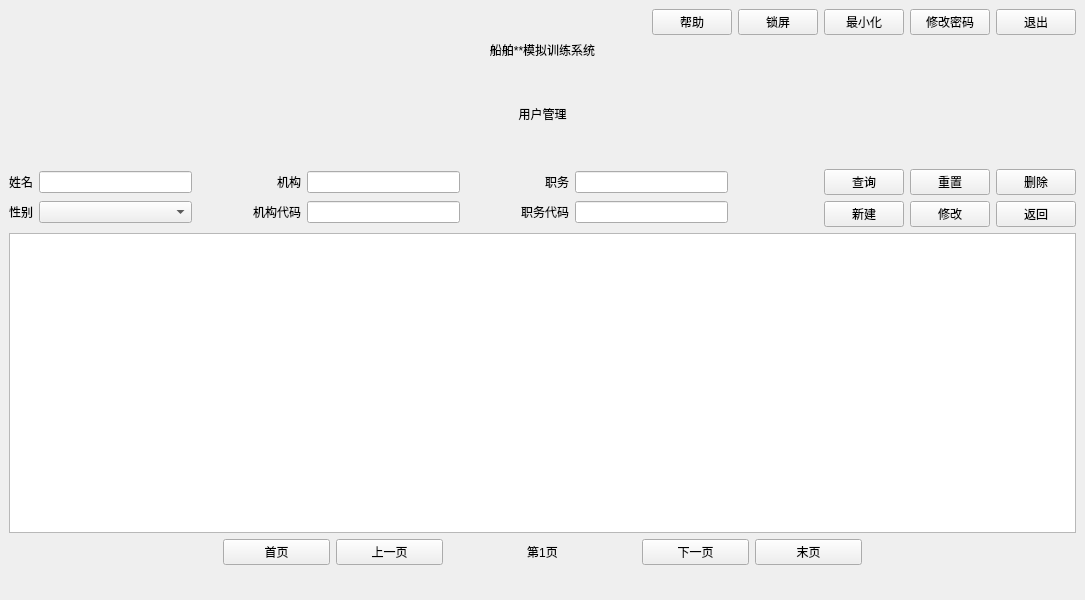
<?xml version="1.0" encoding="UTF-8"?>
<ui version="4.0">
 <class>mainmenu</class>
 <widget class="QMainWindow" name="mainmenu">
  <property name="windowModality">
   <enum>Qt::NonModal</enum>
  </property>
  <property name="geometry">
   <rect>
    <x>0</x>
    <y>0</y>
    <width>1085</width>
    <height>600</height>
   </rect>
  </property>
  <property name="windowTitle">
   <string>船舶**模拟训练系统</string>
  </property>
  <widget class="QWidget" name="centralwidget">
   <layout class="QVBoxLayout" name="verticalLayout">
    <item>
     <layout class="QHBoxLayout" name="horizontalLayout">
      <item>
       <spacer name="horizontalSpacer">
        <property name="orientation">
         <enum>Qt::Horizontal</enum>
        </property>
        <property name="sizeHint" stdset="0">
         <size>
          <width>40</width>
          <height>20</height>
         </size>
        </property>
       </spacer>
      </item>
      <item>
       <widget class="QPushButton" name="btn_help">
        <property name="text">
         <string>帮助</string>
        </property>
       </widget>
      </item>
      <item>
       <widget class="QPushButton" name="btn_lockscreen">
        <property name="text">
         <string>锁屏</string>
        </property>
       </widget>
      </item>
      <item>
       <widget class="QPushButton" name="btn_minimize">
        <property name="text">
         <string>最小化</string>
        </property>
       </widget>
      </item>
      <item>
       <widget class="QPushButton" name="btn_changpwd">
        <property name="text">
         <string>修改密码</string>
        </property>
       </widget>
      </item>
      <item>
       <widget class="QPushButton" name="btn_exit">
        <property name="text">
         <string>退出</string>
        </property>
       </widget>
      </item>
     </layout>
    </item>
    <item>
     <widget class="QLabel" name="lb_find_title">
      <property name="sizePolicy">
       <sizepolicy hsizetype="Preferred" vsizetype="Fixed">
        <horstretch>0</horstretch>
        <verstretch>0</verstretch>
       </sizepolicy>
      </property>
      <property name="styleSheet">
       <string notr="true">font: 48pt &quot;文泉驿微米黑&quot;;</string>
      </property>
      <property name="text">
       <string>船舶**模拟训练系统</string>
      </property>
      <property name="alignment">
       <set>Qt::AlignCenter</set>
      </property>
     </widget>
    </item>
    <item>
     <spacer name="verticalSpacer">
      <property name="orientation">
       <enum>Qt::Vertical</enum>
      </property>
      <property name="sizeType">
       <enum>QSizePolicy::Fixed</enum>
      </property>
      <property name="sizeHint" stdset="0">
       <size>
        <width>20</width>
        <height>40</height>
       </size>
      </property>
     </spacer>
    </item>
    <item>
     <widget class="QLabel" name="label">
      <property name="styleSheet">
       <string notr="true">font: 20pt &quot;文泉驿等宽微米黑&quot;;</string>
      </property>
      <property name="text">
       <string>用户管理</string>
      </property>
      <property name="alignment">
       <set>Qt::AlignCenter</set>
      </property>
     </widget>
    </item>
    <item>
     <spacer name="verticalSpacer_2">
      <property name="orientation">
       <enum>Qt::Vertical</enum>
      </property>
      <property name="sizeType">
       <enum>QSizePolicy::Fixed</enum>
      </property>
      <property name="sizeHint" stdset="0">
       <size>
        <width>20</width>
        <height>40</height>
       </size>
      </property>
     </spacer>
    </item>
    <item>
     <layout class="QHBoxLayout" name="horizontalLayout_2" stretch="8,1,1">
      <item>
       <layout class="QGridLayout" name="gridLayout_2" columnstretch="0,3,1,1,3,1,1,3">
        <item row="1" column="4">
         <widget class="QLineEdit" name="le_find_organization"/>
        </item>
        <item row="1" column="6">
         <widget class="QLabel" name="lb_find_duty">
          <property name="text">
           <string>职务</string>
          </property>
          <property name="alignment">
           <set>Qt::AlignRight|Qt::AlignTrailing|Qt::AlignVCenter</set>
          </property>
         </widget>
        </item>
        <item row="2" column="4">
         <widget class="QLineEdit" name="le_find_organization_code"/>
        </item>
        <item row="1" column="2">
         <spacer name="horizontalSpacer_3">
          <property name="orientation">
           <enum>Qt::Horizontal</enum>
          </property>
          <property name="sizeHint" stdset="0">
           <size>
            <width>0</width>
            <height>0</height>
           </size>
          </property>
         </spacer>
        </item>
        <item row="1" column="5">
         <spacer name="horizontalSpacer_5">
          <property name="orientation">
           <enum>Qt::Horizontal</enum>
          </property>
          <property name="sizeHint" stdset="0">
           <size>
            <width>40</width>
            <height>20</height>
           </size>
          </property>
         </spacer>
        </item>
        <item row="1" column="0">
         <widget class="QLabel" name="lb_find_username">
          <property name="text">
           <string>姓名</string>
          </property>
          <property name="alignment">
           <set>Qt::AlignRight|Qt::AlignTrailing|Qt::AlignVCenter</set>
          </property>
         </widget>
        </item>
        <item row="2" column="6">
         <widget class="QLabel" name="lb_find_duty_code">
          <property name="text">
           <string>职务代码</string>
          </property>
          <property name="alignment">
           <set>Qt::AlignRight|Qt::AlignTrailing|Qt::AlignVCenter</set>
          </property>
         </widget>
        </item>
        <item row="2" column="3">
         <widget class="QLabel" name="lb_find_organization_code">
          <property name="text">
           <string>机构代码</string>
          </property>
          <property name="alignment">
           <set>Qt::AlignRight|Qt::AlignTrailing|Qt::AlignVCenter</set>
          </property>
         </widget>
        </item>
        <item row="1" column="7">
         <widget class="QLineEdit" name="le_find_duty"/>
        </item>
        <item row="1" column="1">
         <widget class="QLineEdit" name="le_find_username"/>
        </item>
        <item row="2" column="5">
         <spacer name="horizontalSpacer_6">
          <property name="orientation">
           <enum>Qt::Horizontal</enum>
          </property>
          <property name="sizeHint" stdset="0">
           <size>
            <width>40</width>
            <height>20</height>
           </size>
          </property>
         </spacer>
        </item>
        <item row="2" column="1">
         <widget class="QComboBox" name="cb_find_usersex">
          <item>
           <property name="text">
            <string/>
           </property>
          </item>
          <item>
           <property name="text">
            <string>男</string>
           </property>
          </item>
          <item>
           <property name="text">
            <string>女</string>
           </property>
          </item>
         </widget>
        </item>
        <item row="1" column="3">
         <widget class="QLabel" name="lb_find_organization">
          <property name="text">
           <string>机构</string>
          </property>
          <property name="alignment">
           <set>Qt::AlignRight|Qt::AlignTrailing|Qt::AlignVCenter</set>
          </property>
         </widget>
        </item>
        <item row="2" column="2">
         <spacer name="horizontalSpacer_4">
          <property name="orientation">
           <enum>Qt::Horizontal</enum>
          </property>
          <property name="sizeHint" stdset="0">
           <size>
            <width>40</width>
            <height>20</height>
           </size>
          </property>
         </spacer>
        </item>
        <item row="2" column="7">
         <widget class="QLineEdit" name="le_find_duty_code"/>
        </item>
        <item row="2" column="0">
         <widget class="QLabel" name="lb_find_usersex">
          <property name="text">
           <string>性别</string>
          </property>
          <property name="alignment">
           <set>Qt::AlignRight|Qt::AlignTrailing|Qt::AlignVCenter</set>
          </property>
         </widget>
        </item>
       </layout>
      </item>
      <item>
       <spacer name="horizontalSpacer_2">
        <property name="orientation">
         <enum>Qt::Horizontal</enum>
        </property>
        <property name="sizeHint" stdset="0">
         <size>
          <width>40</width>
          <height>20</height>
         </size>
        </property>
       </spacer>
      </item>
      <item>
       <layout class="QGridLayout" name="gridLayout">
        <item row="0" column="2">
         <widget class="QPushButton" name="btn_delete">
          <property name="text">
           <string>删除</string>
          </property>
         </widget>
        </item>
        <item row="1" column="0">
         <widget class="QPushButton" name="btn_registe">
          <property name="text">
           <string>新建</string>
          </property>
         </widget>
        </item>
        <item row="0" column="0">
         <widget class="QPushButton" name="btn_findinfo">
          <property name="text">
           <string>查询</string>
          </property>
         </widget>
        </item>
        <item row="0" column="1">
         <widget class="QPushButton" name="btn_resetting">
          <property name="text">
           <string>重置</string>
          </property>
         </widget>
        </item>
        <item row="1" column="1">
         <widget class="QPushButton" name="btn_edit">
          <property name="text">
           <string>修改</string>
          </property>
         </widget>
        </item>
        <item row="1" column="2">
         <widget class="QPushButton" name="btn_return">
          <property name="text">
           <string>返回</string>
          </property>
         </widget>
        </item>
       </layout>
      </item>
     </layout>
    </item>
    <item>
     <widget class="QMyTableView" name="tableView">
      <property name="verticalScrollBarPolicy">
       <enum>Qt::ScrollBarAlwaysOff</enum>
      </property>
      <property name="horizontalScrollBarPolicy">
       <enum>Qt::ScrollBarAlwaysOff</enum>
      </property>
     </widget>
    </item>
    <item>
     <layout class="QHBoxLayout" name="horizontalLayout_3" stretch="2,1,1,0,1,0,1,1,2">
      <item>
       <spacer name="horizontalSpacer_9">
        <property name="orientation">
         <enum>Qt::Horizontal</enum>
        </property>
        <property name="sizeHint" stdset="0">
         <size>
          <width>40</width>
          <height>20</height>
         </size>
        </property>
       </spacer>
      </item>
      <item>
       <widget class="QPushButton" name="btn_pagehome">
        <property name="text">
         <string>首页</string>
        </property>
       </widget>
      </item>
      <item>
       <widget class="QPushButton" name="btn_pageup">
        <property name="text">
         <string>上一页</string>
        </property>
       </widget>
      </item>
      <item>
       <spacer name="horizontalSpacer_11">
        <property name="orientation">
         <enum>Qt::Horizontal</enum>
        </property>
        <property name="sizeHint" stdset="0">
         <size>
          <width>40</width>
          <height>20</height>
         </size>
        </property>
       </spacer>
      </item>
      <item>
       <widget class="QLabel" name="lb_now_page_num">
        <property name="text">
         <string>第1页</string>
        </property>
        <property name="alignment">
         <set>Qt::AlignCenter</set>
        </property>
       </widget>
      </item>
      <item>
       <spacer name="horizontalSpacer_7">
        <property name="orientation">
         <enum>Qt::Horizontal</enum>
        </property>
        <property name="sizeHint" stdset="0">
         <size>
          <width>40</width>
          <height>20</height>
         </size>
        </property>
       </spacer>
      </item>
      <item>
       <widget class="QPushButton" name="btn_pagedown">
        <property name="text">
         <string>下一页</string>
        </property>
       </widget>
      </item>
      <item>
       <widget class="QPushButton" name="btn_end">
        <property name="text">
         <string>末页</string>
        </property>
       </widget>
      </item>
      <item>
       <spacer name="horizontalSpacer_8">
        <property name="orientation">
         <enum>Qt::Horizontal</enum>
        </property>
        <property name="sizeHint" stdset="0">
         <size>
          <width>40</width>
          <height>20</height>
         </size>
        </property>
       </spacer>
      </item>
     </layout>
    </item>
    <item>
     <layout class="QHBoxLayout" name="horizontalLayout_4" stretch="1,1,1,1,1,2">
      <item>
       <widget class="QLabel" name="lb_system_username">
        <property name="text">
         <string/>
        </property>
        <property name="alignment">
         <set>Qt::AlignLeading|Qt::AlignLeft|Qt::AlignVCenter</set>
        </property>
       </widget>
      </item>
      <item>
       <widget class="QLabel" name="lb_system_role">
        <property name="text">
         <string/>
        </property>
        <property name="alignment">
         <set>Qt::AlignLeading|Qt::AlignLeft|Qt::AlignVCenter</set>
        </property>
       </widget>
      </item>
      <item>
       <spacer name="horizontalSpacer_10">
        <property name="orientation">
         <enum>Qt::Horizontal</enum>
        </property>
        <property name="sizeHint" stdset="0">
         <size>
          <width>40</width>
          <height>20</height>
         </size>
        </property>
       </spacer>
      </item>
      <item>
       <widget class="QLabel" name="lb_system_state">
        <property name="text">
         <string/>
        </property>
       </widget>
      </item>
      <item>
       <spacer name="horizontalSpacer_12">
        <property name="orientation">
         <enum>Qt::Horizontal</enum>
        </property>
        <property name="sizeHint" stdset="0">
         <size>
          <width>40</width>
          <height>20</height>
         </size>
        </property>
       </spacer>
      </item>
      <item>
       <widget class="QLabel" name="lb_system_time">
        <property name="text">
         <string/>
        </property>
        <property name="alignment">
         <set>Qt::AlignRight|Qt::AlignTrailing|Qt::AlignVCenter</set>
        </property>
       </widget>
      </item>
     </layout>
    </item>
   </layout>
  </widget>
  <widget class="QMenuBar" name="menubar">
   <property name="geometry">
    <rect>
     <x>0</x>
     <y>0</y>
     <width>1085</width>
     <height>25</height>
    </rect>
   </property>
  </widget>
 </widget>
 <customwidgets>
  <customwidget>
   <class>QMyTableView</class>
   <extends>QTableView</extends>
   <header location="global">qmytableview.h</header>
  </customwidget>
 </customwidgets>
 <resources/>
 <connections/>
</ui>
